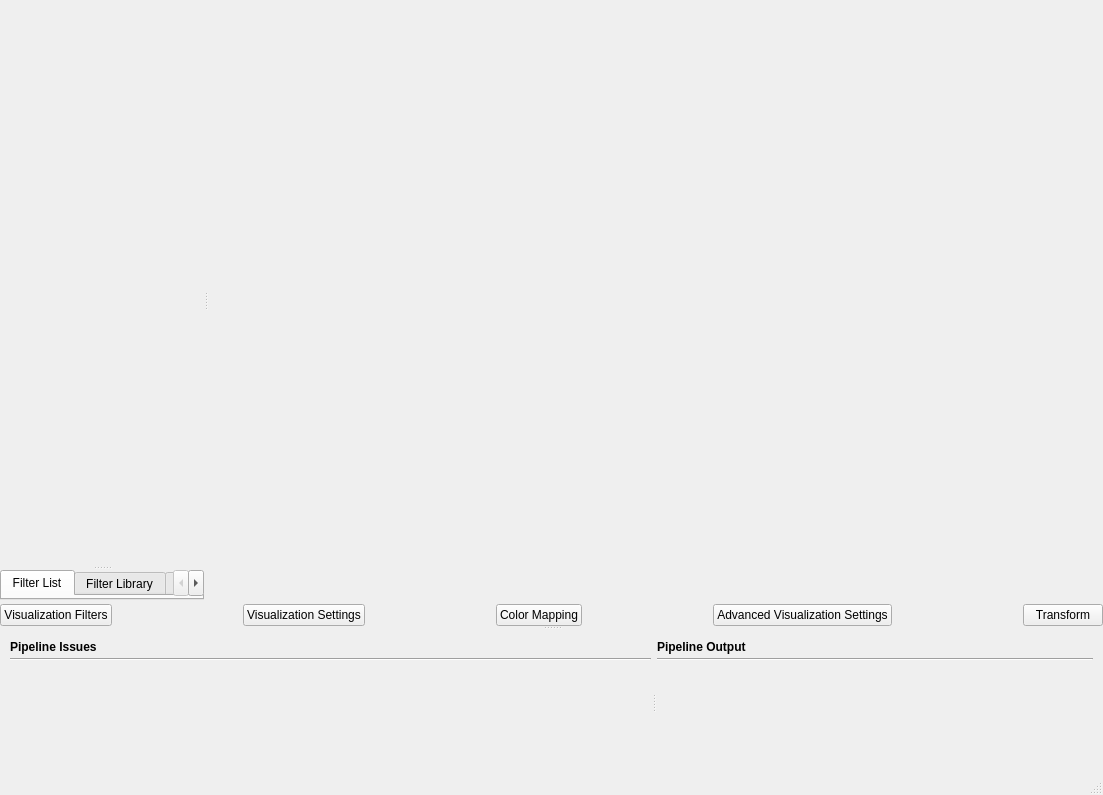
<?xml version="1.0" encoding="UTF-8"?>
<ui version="4.0">
 <class>SIMPLView_UI</class>
 <widget class="QMainWindow" name="SIMPLView_UI">
  <property name="geometry">
   <rect>
    <x>0</x>
    <y>0</y>
    <width>1103</width>
    <height>768</height>
   </rect>
  </property>
  <property name="windowTitle">
   <string>ActiveDocument - SIMPLView_UI</string>
  </property>
  <property name="dockNestingEnabled">
   <bool>true</bool>
  </property>
  <property name="dockOptions">
   <set>QMainWindow::AllowNestedDocks|QMainWindow::AllowTabbedDocks|QMainWindow::AnimatedDocks|QMainWindow::GroupedDragging</set>
  </property>
  <widget class="QWidget" name="centralwidget">
   <layout class="QGridLayout" name="gridLayout_4">
    <property name="leftMargin">
     <number>0</number>
    </property>
    <property name="topMargin">
     <number>0</number>
    </property>
    <property name="rightMargin">
     <number>0</number>
    </property>
    <property name="bottomMargin">
     <number>0</number>
    </property>
    <property name="spacing">
     <number>4</number>
    </property>
    <item row="0" column="0">
     <widget class="QSplitter" name="splitter_2">
      <property name="orientation">
       <enum>Qt::Vertical</enum>
      </property>
      <widget class="QWidget" name="filterVisualizationContainer" native="true">
       <layout class="QGridLayout" name="gridLayout">
        <property name="leftMargin">
         <number>0</number>
        </property>
        <property name="topMargin">
         <number>0</number>
        </property>
        <property name="rightMargin">
         <number>0</number>
        </property>
        <property name="bottomMargin">
         <number>0</number>
        </property>
        <property name="spacing">
         <number>4</number>
        </property>
        <item row="0" column="0">
         <widget class="QSplitter" name="splitter">
          <property name="orientation">
           <enum>Qt::Horizontal</enum>
          </property>
          <widget class="QSplitter" name="filterSplitter">
           <property name="orientation">
            <enum>Qt::Vertical</enum>
           </property>
           <widget class="PipelineListWidget" name="pipelineListWidget" native="true">
            <property name="sizePolicy">
             <sizepolicy hsizetype="Preferred" vsizetype="Expanding">
              <horstretch>0</horstretch>
              <verstretch>1</verstretch>
             </sizepolicy>
            </property>
           </widget>
           <widget class="QTabWidget" name="filterTabWidget">
            <property name="sizePolicy">
             <sizepolicy hsizetype="Expanding" vsizetype="Expanding">
              <horstretch>0</horstretch>
              <verstretch>0</verstretch>
             </sizepolicy>
            </property>
            <property name="currentIndex">
             <number>0</number>
            </property>
            <widget class="FilterListToolboxWidget" name="filterListWidget">
             <attribute name="title">
              <string>Filter List</string>
             </attribute>
            </widget>
            <widget class="FilterLibraryToolboxWidget" name="filterLibraryWidget">
             <attribute name="title">
              <string>Filter Library</string>
             </attribute>
            </widget>
            <widget class="BookmarksToolboxWidget" name="bookmarksWidget">
             <attribute name="title">
              <string>Bookmarks</string>
             </attribute>
            </widget>
           </widget>
          </widget>
          <widget class="VSMainWidget" name="visualizationWidget" native="true">
           <property name="sizePolicy">
            <sizepolicy hsizetype="Expanding" vsizetype="Expanding">
             <horstretch>3</horstretch>
             <verstretch>1</verstretch>
            </sizepolicy>
           </property>
           <property name="minimumSize">
            <size>
             <width>800</width>
             <height>600</height>
            </size>
           </property>
          </widget>
         </widget>
        </item>
        <item row="1" column="0">
         <widget class="QWidget" name="popupButtonBar" native="true">
          <property name="sizePolicy">
           <sizepolicy hsizetype="Preferred" vsizetype="Fixed">
            <horstretch>0</horstretch>
            <verstretch>0</verstretch>
           </sizepolicy>
          </property>
          <layout class="QHBoxLayout" name="horizontalLayout">
           <property name="spacing">
            <number>4</number>
           </property>
           <property name="leftMargin">
            <number>0</number>
           </property>
           <property name="topMargin">
            <number>0</number>
           </property>
           <property name="rightMargin">
            <number>0</number>
           </property>
           <property name="bottomMargin">
            <number>0</number>
           </property>
           <item>
            <widget class="QPushButton" name="visualizationFiltersBtn">
             <property name="text">
              <string>Visualization Filters</string>
             </property>
            </widget>
           </item>
           <item>
            <spacer name="horizontalSpacer">
             <property name="orientation">
              <enum>Qt::Horizontal</enum>
             </property>
             <property name="sizeHint" stdset="0">
              <size>
               <width>40</width>
               <height>20</height>
              </size>
             </property>
            </spacer>
           </item>
           <item>
            <widget class="QPushButton" name="visualizationSettingsBtn">
             <property name="text">
              <string>Visualization Settings</string>
             </property>
            </widget>
           </item>
           <item>
            <spacer name="horizontalSpacer_2">
             <property name="orientation">
              <enum>Qt::Horizontal</enum>
             </property>
             <property name="sizeHint" stdset="0">
              <size>
               <width>40</width>
               <height>20</height>
              </size>
             </property>
            </spacer>
           </item>
           <item>
            <widget class="QPushButton" name="colorMappingBtn">
             <property name="text">
              <string>Color Mapping</string>
             </property>
            </widget>
           </item>
           <item>
            <spacer name="horizontalSpacer_3">
             <property name="orientation">
              <enum>Qt::Horizontal</enum>
             </property>
             <property name="sizeHint" stdset="0">
              <size>
               <width>40</width>
               <height>20</height>
              </size>
             </property>
            </spacer>
           </item>
           <item>
            <widget class="QPushButton" name="advVisualizationSettingsBtn">
             <property name="text">
              <string>Advanced Visualization Settings</string>
             </property>
            </widget>
           </item>
           <item>
            <spacer name="horizontalSpacer_4">
             <property name="orientation">
              <enum>Qt::Horizontal</enum>
             </property>
             <property name="sizeHint" stdset="0">
              <size>
               <width>40</width>
               <height>20</height>
              </size>
             </property>
            </spacer>
           </item>
           <item>
            <widget class="QPushButton" name="transformBtn">
             <property name="text">
              <string>Transform</string>
             </property>
            </widget>
           </item>
          </layout>
         </widget>
        </item>
       </layout>
      </widget>
      <widget class="QStackedWidget" name="stackedWidget">
       <property name="sizePolicy">
        <sizepolicy hsizetype="Preferred" vsizetype="Preferred">
         <horstretch>0</horstretch>
         <verstretch>0</verstretch>
        </sizepolicy>
       </property>
       <property name="minimumSize">
        <size>
         <width>0</width>
         <height>0</height>
        </size>
       </property>
       <property name="currentIndex">
        <number>0</number>
       </property>
       <widget class="QWidget" name="pipelinePage">
        <property name="minimumSize">
         <size>
          <width>0</width>
          <height>0</height>
         </size>
        </property>
        <layout class="QGridLayout" name="gridLayout_2">
         <item row="0" column="0">
          <widget class="QSplitter" name="pipelineSplitter">
           <property name="minimumSize">
            <size>
             <width>0</width>
             <height>125</height>
            </size>
           </property>
           <property name="orientation">
            <enum>Qt::Horizontal</enum>
           </property>
           <widget class="QWidget" name="pipelineIssuesGroup" native="true">
            <property name="sizePolicy">
             <sizepolicy hsizetype="Preferred" vsizetype="Preferred">
              <horstretch>3</horstretch>
              <verstretch>0</verstretch>
             </sizepolicy>
            </property>
            <layout class="QVBoxLayout" name="verticalLayout">
             <property name="spacing">
              <number>4</number>
             </property>
             <property name="leftMargin">
              <number>1</number>
             </property>
             <property name="topMargin">
              <number>1</number>
             </property>
             <property name="rightMargin">
              <number>1</number>
             </property>
             <property name="bottomMargin">
              <number>1</number>
             </property>
             <item>
              <widget class="QLabel" name="label">
               <property name="sizePolicy">
                <sizepolicy hsizetype="Preferred" vsizetype="Minimum">
                 <horstretch>0</horstretch>
                 <verstretch>0</verstretch>
                </sizepolicy>
               </property>
               <property name="font">
                <font>
                 <weight>75</weight>
                 <bold>true</bold>
                </font>
               </property>
               <property name="text">
                <string>Pipeline Issues</string>
               </property>
              </widget>
             </item>
             <item>
              <widget class="Line" name="line">
               <property name="orientation">
                <enum>Qt::Horizontal</enum>
               </property>
              </widget>
             </item>
             <item>
              <widget class="IssuesWidget" name="issuesWidget" native="true">
               <property name="sizePolicy">
                <sizepolicy hsizetype="Preferred" vsizetype="MinimumExpanding">
                 <horstretch>0</horstretch>
                 <verstretch>0</verstretch>
                </sizepolicy>
               </property>
              </widget>
             </item>
            </layout>
           </widget>
           <widget class="QWidget" name="pipelineStdOutGroup" native="true">
            <property name="sizePolicy">
             <sizepolicy hsizetype="Preferred" vsizetype="Preferred">
              <horstretch>2</horstretch>
              <verstretch>0</verstretch>
             </sizepolicy>
            </property>
            <layout class="QVBoxLayout" name="verticalLayout_2">
             <property name="spacing">
              <number>4</number>
             </property>
             <property name="leftMargin">
              <number>1</number>
             </property>
             <property name="topMargin">
              <number>1</number>
             </property>
             <property name="rightMargin">
              <number>1</number>
             </property>
             <property name="bottomMargin">
              <number>1</number>
             </property>
             <item>
              <widget class="QLabel" name="label_2">
               <property name="sizePolicy">
                <sizepolicy hsizetype="Preferred" vsizetype="Minimum">
                 <horstretch>0</horstretch>
                 <verstretch>0</verstretch>
                </sizepolicy>
               </property>
               <property name="font">
                <font>
                 <weight>75</weight>
                 <bold>true</bold>
                </font>
               </property>
               <property name="text">
                <string>Pipeline Output</string>
               </property>
              </widget>
             </item>
             <item>
              <widget class="Line" name="line_2">
               <property name="orientation">
                <enum>Qt::Horizontal</enum>
               </property>
              </widget>
             </item>
             <item>
              <widget class="StandardOutputWidget" name="stdOutWidget" native="true">
               <property name="sizePolicy">
                <sizepolicy hsizetype="Preferred" vsizetype="MinimumExpanding">
                 <horstretch>0</horstretch>
                 <verstretch>0</verstretch>
                </sizepolicy>
               </property>
              </widget>
             </item>
            </layout>
           </widget>
          </widget>
         </item>
        </layout>
       </widget>
       <widget class="QWidget" name="visualizationPage">
        <layout class="QGridLayout" name="gridLayout_3">
         <property name="leftMargin">
          <number>1</number>
         </property>
         <property name="topMargin">
          <number>1</number>
         </property>
         <property name="rightMargin">
          <number>1</number>
         </property>
         <property name="bottomMargin">
          <number>1</number>
         </property>
         <property name="spacing">
          <number>4</number>
         </property>
         <item row="0" column="1">
          <widget class="QWidget" name="colorMappingContainer" native="true">
           <property name="sizePolicy">
            <sizepolicy hsizetype="Preferred" vsizetype="Preferred">
             <horstretch>1</horstretch>
             <verstretch>0</verstretch>
            </sizepolicy>
           </property>
           <layout class="QVBoxLayout" name="verticalLayout_4">
            <property name="spacing">
             <number>2</number>
            </property>
            <property name="leftMargin">
             <number>0</number>
            </property>
            <property name="topMargin">
             <number>0</number>
            </property>
            <property name="rightMargin">
             <number>0</number>
            </property>
            <property name="bottomMargin">
             <number>0</number>
            </property>
            <item>
             <widget class="VSColorMappingWidget" name="vsColorMappingWidget" native="true">
              <property name="sizePolicy">
               <sizepolicy hsizetype="Preferred" vsizetype="Preferred">
                <horstretch>0</horstretch>
                <verstretch>0</verstretch>
               </sizepolicy>
              </property>
             </widget>
            </item>
            <item>
             <spacer name="verticalSpacer_2">
              <property name="orientation">
               <enum>Qt::Vertical</enum>
              </property>
              <property name="sizeHint" stdset="0">
               <size>
                <width>20</width>
                <height>126</height>
               </size>
              </property>
             </spacer>
            </item>
           </layout>
          </widget>
         </item>
         <item row="0" column="0">
          <widget class="QWidget" name="visibilityContainer" native="true">
           <property name="sizePolicy">
            <sizepolicy hsizetype="Preferred" vsizetype="Preferred">
             <horstretch>1</horstretch>
             <verstretch>0</verstretch>
            </sizepolicy>
           </property>
           <layout class="QVBoxLayout" name="verticalLayout_3">
            <property name="spacing">
             <number>2</number>
            </property>
            <property name="leftMargin">
             <number>0</number>
            </property>
            <property name="topMargin">
             <number>0</number>
            </property>
            <property name="rightMargin">
             <number>0</number>
            </property>
            <property name="bottomMargin">
             <number>0</number>
            </property>
            <item>
             <widget class="VSVisibilitySettingsWidget" name="vsVisibilityWidget" native="true">
              <property name="sizePolicy">
               <sizepolicy hsizetype="Preferred" vsizetype="Preferred">
                <horstretch>0</horstretch>
                <verstretch>0</verstretch>
               </sizepolicy>
              </property>
             </widget>
            </item>
            <item>
             <spacer name="verticalSpacer">
              <property name="orientation">
               <enum>Qt::Vertical</enum>
              </property>
              <property name="sizeHint" stdset="0">
               <size>
                <width>20</width>
                <height>126</height>
               </size>
              </property>
             </spacer>
            </item>
           </layout>
          </widget>
         </item>
         <item row="0" column="2">
          <widget class="QWidget" name="widget" native="true">
           <property name="sizePolicy">
            <sizepolicy hsizetype="Preferred" vsizetype="Preferred">
             <horstretch>1</horstretch>
             <verstretch>0</verstretch>
            </sizepolicy>
           </property>
           <layout class="QVBoxLayout" name="verticalLayout_5">
            <property name="spacing">
             <number>2</number>
            </property>
            <property name="leftMargin">
             <number>0</number>
            </property>
            <property name="topMargin">
             <number>0</number>
            </property>
            <property name="rightMargin">
             <number>0</number>
            </property>
            <property name="bottomMargin">
             <number>0</number>
            </property>
            <item>
             <widget class="VSAdvancedVisibilitySettingsWidget" name="vsAdvVisibilityWidget" native="true">
              <property name="sizePolicy">
               <sizepolicy hsizetype="Preferred" vsizetype="Preferred">
                <horstretch>0</horstretch>
                <verstretch>0</verstretch>
               </sizepolicy>
              </property>
             </widget>
            </item>
            <item>
             <spacer name="verticalSpacer_3">
              <property name="orientation">
               <enum>Qt::Vertical</enum>
              </property>
              <property name="sizeHint" stdset="0">
               <size>
                <width>20</width>
                <height>126</height>
               </size>
              </property>
             </spacer>
            </item>
           </layout>
          </widget>
         </item>
         <item row="0" column="3">
          <widget class="QFrame" name="frame">
           <property name="sizePolicy">
            <sizepolicy hsizetype="Preferred" vsizetype="Preferred">
             <horstretch>1</horstretch>
             <verstretch>0</verstretch>
            </sizepolicy>
           </property>
           <property name="frameShape">
            <enum>QFrame::NoFrame</enum>
           </property>
           <property name="frameShadow">
            <enum>QFrame::Raised</enum>
           </property>
           <layout class="QVBoxLayout" name="verticalLayout_6">
            <property name="spacing">
             <number>2</number>
            </property>
            <property name="leftMargin">
             <number>0</number>
            </property>
            <property name="topMargin">
             <number>0</number>
            </property>
            <property name="rightMargin">
             <number>0</number>
            </property>
            <property name="bottomMargin">
             <number>0</number>
            </property>
            <item>
             <widget class="VSTransformWidget" name="vsTransformWidget" native="true">
              <property name="sizePolicy">
               <sizepolicy hsizetype="Preferred" vsizetype="Preferred">
                <horstretch>0</horstretch>
                <verstretch>0</verstretch>
               </sizepolicy>
              </property>
             </widget>
            </item>
            <item>
             <spacer name="verticalSpacer_4">
              <property name="orientation">
               <enum>Qt::Vertical</enum>
              </property>
              <property name="sizeHint" stdset="0">
               <size>
                <width>20</width>
                <height>126</height>
               </size>
              </property>
             </spacer>
            </item>
           </layout>
          </widget>
         </item>
        </layout>
       </widget>
      </widget>
     </widget>
    </item>
   </layout>
  </widget>
  <widget class="QStatusBar" name="statusbar"/>
 </widget>
 <customwidgets>
  <customwidget>
   <class>IssuesWidget</class>
   <extends>QWidget</extends>
   <header location="global">IssuesWidget.h</header>
   <container>1</container>
  </customwidget>
  <customwidget>
   <class>StandardOutputWidget</class>
   <extends>QWidget</extends>
   <header location="global">StandardOutputWidget.h</header>
   <container>1</container>
  </customwidget>
  <customwidget>
   <class>FilterLibraryToolboxWidget</class>
   <extends>QWidget</extends>
   <header location="global">FilterLibraryToolboxWidget.h</header>
   <container>1</container>
  </customwidget>
  <customwidget>
   <class>BookmarksToolboxWidget</class>
   <extends>QWidget</extends>
   <header location="global">BookmarksToolboxWidget.h</header>
   <container>1</container>
  </customwidget>
  <customwidget>
   <class>FilterListToolboxWidget</class>
   <extends>QWidget</extends>
   <header location="global">FilterListToolboxWidget.h</header>
   <container>1</container>
  </customwidget>
  <customwidget>
   <class>PipelineListWidget</class>
   <extends>QWidget</extends>
   <header location="global">PipelineListWidget.h</header>
   <container>1</container>
  </customwidget>
  <customwidget>
   <class>VSMainWidget</class>
   <extends>QWidget</extends>
   <header location="global">VSMainWidget.h</header>
   <container>1</container>
  </customwidget>
  <customwidget>
   <class>VSTransformWidget</class>
   <extends>QWidget</extends>
   <header location="global">VSTransformWidget.h</header>
   <container>1</container>
  </customwidget>
  <customwidget>
   <class>VSVisibilitySettingsWidget</class>
   <extends>QWidget</extends>
   <header location="global">VSVisibilitySettingsWidget.h</header>
   <container>1</container>
  </customwidget>
  <customwidget>
   <class>VSColorMappingWidget</class>
   <extends>QWidget</extends>
   <header location="global">VSColorMappingWidget.h</header>
   <container>1</container>
  </customwidget>
  <customwidget>
   <class>VSAdvancedVisibilitySettingsWidget</class>
   <extends>QWidget</extends>
   <header location="global">VSAdvancedVisibilitySettingsWidget.h</header>
   <container>1</container>
  </customwidget>
 </customwidgets>
 <resources/>
 <connections/>
</ui>
